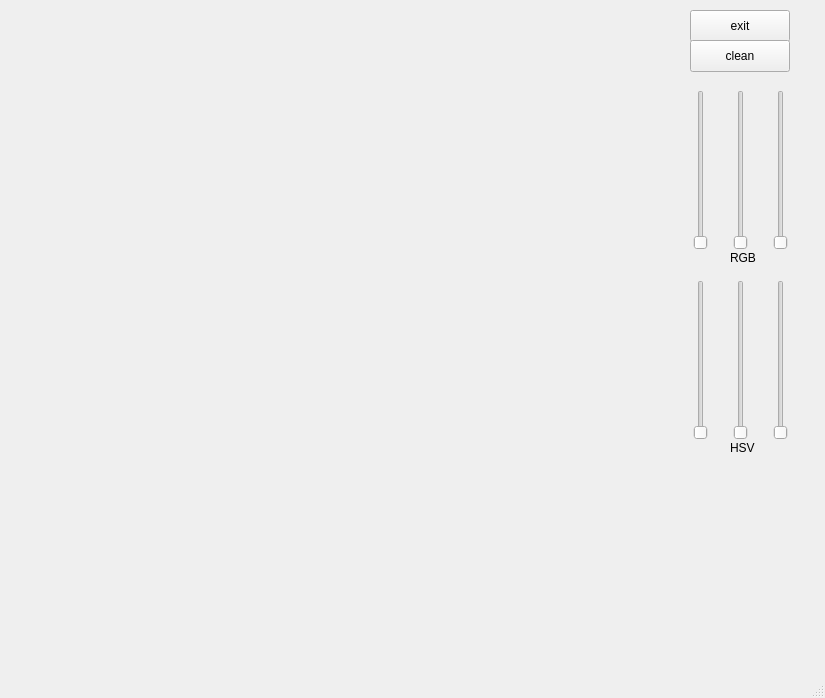
<?xml version="1.0" encoding="UTF-8"?>
<ui version="4.0">
 <class>MainWindow</class>
 <widget class="QMainWindow" name="MainWindow">
  <property name="geometry">
   <rect>
    <x>0</x>
    <y>0</y>
    <width>825</width>
    <height>698</height>
   </rect>
  </property>
  <property name="windowTitle">
   <string>MainWindow</string>
  </property>
  <widget class="QWidget" name="centralwidget">
   <widget class="Ekran" name="widget" native="true">
    <property name="geometry">
     <rect>
      <x>10</x>
      <y>0</y>
      <width>650</width>
      <height>650</height>
     </rect>
    </property>
   </widget>
   <widget class="QPushButton" name="wyjdz">
    <property name="geometry">
     <rect>
      <x>690</x>
      <y>10</y>
      <width>100</width>
      <height>32</height>
     </rect>
    </property>
    <property name="text">
     <string>exit</string>
    </property>
   </widget>
   <widget class="QSlider" name="RED">
    <property name="geometry">
     <rect>
      <x>690</x>
      <y>90</y>
      <width>22</width>
      <height>160</height>
     </rect>
    </property>
    <property name="maximum">
     <number>255</number>
    </property>
    <property name="orientation">
     <enum>Qt::Vertical</enum>
    </property>
   </widget>
   <widget class="QSlider" name="GREEN">
    <property name="geometry">
     <rect>
      <x>730</x>
      <y>90</y>
      <width>22</width>
      <height>160</height>
     </rect>
    </property>
    <property name="maximum">
     <number>255</number>
    </property>
    <property name="singleStep">
     <number>1</number>
    </property>
    <property name="orientation">
     <enum>Qt::Vertical</enum>
    </property>
   </widget>
   <widget class="QSlider" name="BLUE">
    <property name="geometry">
     <rect>
      <x>770</x>
      <y>90</y>
      <width>22</width>
      <height>160</height>
     </rect>
    </property>
    <property name="maximum">
     <number>255</number>
    </property>
    <property name="orientation">
     <enum>Qt::Vertical</enum>
    </property>
   </widget>
   <widget class="QSlider" name="HUE">
    <property name="geometry">
     <rect>
      <x>690</x>
      <y>280</y>
      <width>22</width>
      <height>160</height>
     </rect>
    </property>
    <property name="maximum">
     <number>360</number>
    </property>
    <property name="orientation">
     <enum>Qt::Vertical</enum>
    </property>
   </widget>
   <widget class="QSlider" name="SATURATION">
    <property name="geometry">
     <rect>
      <x>730</x>
      <y>280</y>
      <width>22</width>
      <height>160</height>
     </rect>
    </property>
    <property name="maximum">
     <number>255</number>
    </property>
    <property name="orientation">
     <enum>Qt::Vertical</enum>
    </property>
   </widget>
   <widget class="QSlider" name="VALUE">
    <property name="geometry">
     <rect>
      <x>770</x>
      <y>280</y>
      <width>22</width>
      <height>160</height>
     </rect>
    </property>
    <property name="maximum">
     <number>255</number>
    </property>
    <property name="orientation">
     <enum>Qt::Vertical</enum>
    </property>
   </widget>
   <widget class="QLabel" name="label">
    <property name="geometry">
     <rect>
      <x>730</x>
      <y>250</y>
      <width>58</width>
      <height>16</height>
     </rect>
    </property>
    <property name="text">
     <string>RGB</string>
    </property>
   </widget>
   <widget class="QLabel" name="label_2">
    <property name="geometry">
     <rect>
      <x>730</x>
      <y>440</y>
      <width>58</width>
      <height>16</height>
     </rect>
    </property>
    <property name="text">
     <string>HSV</string>
    </property>
   </widget>
   <widget class="QPushButton" name="clear">
    <property name="geometry">
     <rect>
      <x>690</x>
      <y>40</y>
      <width>100</width>
      <height>32</height>
     </rect>
    </property>
    <property name="text">
     <string>clean</string>
    </property>
   </widget>
  </widget>
  <widget class="QMenuBar" name="menubar">
   <property name="geometry">
    <rect>
     <x>0</x>
     <y>0</y>
     <width>825</width>
     <height>24</height>
    </rect>
   </property>
  </widget>
  <widget class="QStatusBar" name="statusbar"/>
 </widget>
 <customwidgets>
  <customwidget>
   <class>Ekran</class>
   <extends>QWidget</extends>
   <header>ekran.h</header>
   <container>1</container>
  </customwidget>
 </customwidgets>
 <resources/>
 <connections/>
</ui>
